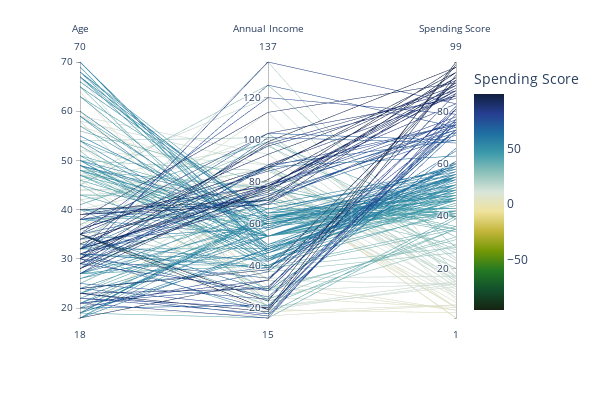

Write notebook code for a chart like this one.
### Code cell
import plotly.express as px

fig = px.parallel_coordinates(X, color="Spending Score (1-100)",
                              color_continuous_scale=px.colors.diverging.delta_r,
                              color_continuous_midpoint=2,width=600,height=400,labels={'Gender':'Gender','Age':'Age', 'Annual Income (k$)':'Annual Income' , 'Spending Score (1-100)':'Spending Score ', })
fig.show()

### Figure 1 — Plotly figure (JSON) as saved in the notebook; plotly's stock layout.template omitted (floating-point values rounded to 4 significant figures; data arrays with more than 128 entries replaced by an {"elided": "..."} marker saying what was removed)
{"data": [{"dimensions": [{"label": "Age", "values": {"elided": "200 int values"}}, {"label": "Annual Income", "values": {"elided": "200 int values"}}, {"label": "Spending Score ", "values": {"elided": "200 int values"}}], "domain": {"x": [0, 1], "y": [0, 1]}, "line": {"color": {"elided": "200 int values"}, "coloraxis": "coloraxis"}, "name": "", "type": "parcoords"}], "layout": {"coloraxis": {"cmid": 2, "colorbar": {"title": {"text": "Spending Score "}}, "colorscale": [[0, "rgb(23, 35, 18)"], [0.09091, "rgb(18, 78, 43)"], [0.1818, "rgb(34, 120, 36)"], [0.2727, "rgb(115, 152, 5)"], [0.3636, "rgb(195, 182, 59)"], [0.4545, "rgb(239, 226, 156)"], [0.5455, "rgb(217, 229, 218)"], [0.6364, "rgb(140, 193, 186)"], [0.7273, "rgb(60, 154, 171)"], [0.8182, "rgb(30, 110, 161)"], [0.9091, "rgb(38, 62, 144)"], [1, "rgb(16, 31, 63)"]]}, "height": 400, "legend": {"tracegroupgap": 0}, "margin": {"t": 60}, "width": 600}}
